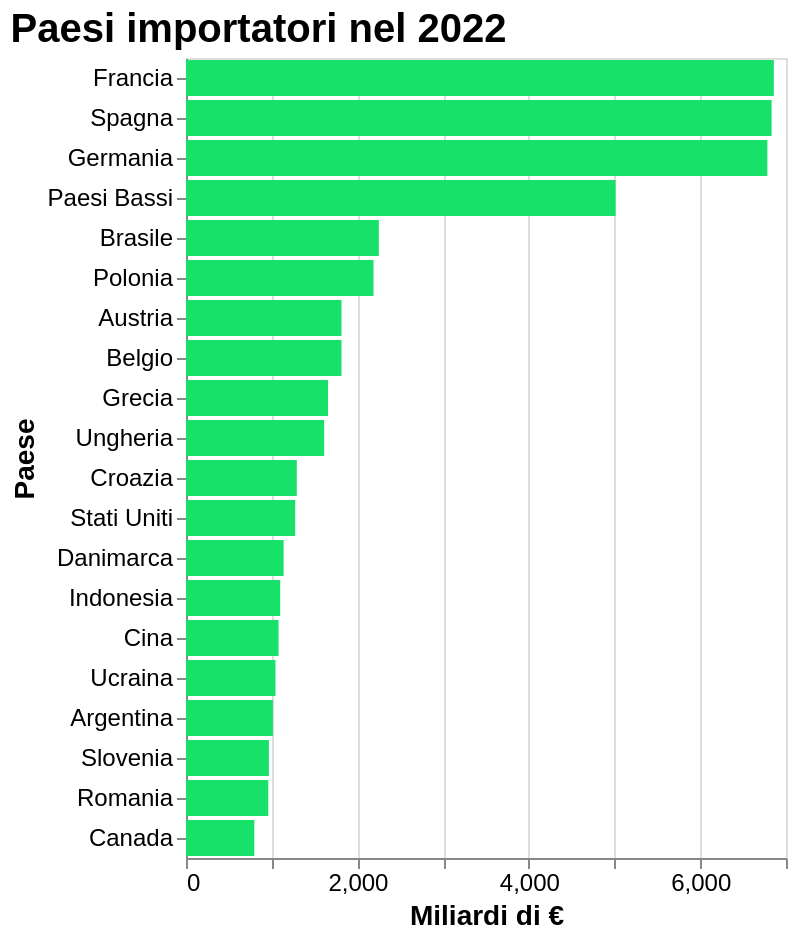

This figure's Vega-Lite source:
### Vega-Lite specification from a JSON file in a GitHub repository (floating-point values rounded to 4 significant figures)
{"$schema": "https://vega.github.io/schema/vega-lite/v5.17.0.json", "config": {"axis": {"labelFontSize": 12, "titleFontSize": 14}, "background": "transparent", "title": {"anchor": "start", "color": "black", "fontSize": 20}}, "data": {"name": "data-91c2aee5ad9d080599487ea6b936684b"}, "datasets": {"data-91c2aee5ad9d080599487ea6b936684b": [{"2022": 6858, "Paese": "Francia", "gen-ago 2023": 5104}, {"2022": 6832, "Paese": "Spagna", "gen-ago 2023": 4747}, {"2022": 6783, "Paese": "Germania", "gen-ago 2023": 5054}, {"2022": 5012, "Paese": "Paesi Bassi", "gen-ago 2023": 3855}, {"2022": 2250, "Paese": "Brasile", "gen-ago 2023": 1393}, {"2022": 2188, "Paese": "Polonia", "gen-ago 2023": 1654}, {"2022": 1814, "Paese": "Austria", "gen-ago 2023": 1259}, {"2022": 1814, "Paese": "Belgio", "gen-ago 2023": 1344}, {"2022": 1657, "Paese": "Grecia", "gen-ago 2023": 1545}, {"2022": 1612, "Paese": "Ungheria", "gen-ago 2023": 1128}, {"2022": 1293, "Paese": "Croazia", "gen-ago 2023": 477}, {"2022": 1274, "Paese": "Stati Uniti", "gen-ago 2023": 914}, {"2022": 1139, "Paese": "Danimarca", "gen-ago 2023": 815}, {"2022": 1099, "Paese": "Indonesia", "gen-ago 2023": 710}, {"2022": 1080, "Paese": "Cina", "gen-ago 2023": 631}, {"2022": 1044, "Paese": "Ucraina", "gen-ago 2023": 864}, {"2022": 1014, "Paese": "Argentina", "gen-ago 2023": 558}, {"2022": 967, "Paese": "Slovenia", "gen-ago 2023": 713}, {"2022": 960, "Paese": "Romania", "gen-ago 2023": 576}, {"2022": 797, "Paese": "Canada", "gen-ago 2023": 563}]}, "encoding": {"tooltip": [{"field": "Paese", "type": "nominal"}, {"field": "gen-ago 2023", "type": "quantitative"}], "x": {"field": "2022", "title": "Miliardi di €", "type": "quantitative"}, "y": {"field": "Paese", "sort": "-x", "type": "nominal"}}, "height": 400, "mark": {"color": "#18E169", "type": "bar"}, "title": "Paesi importatori nel 2022", "width": "container"}
